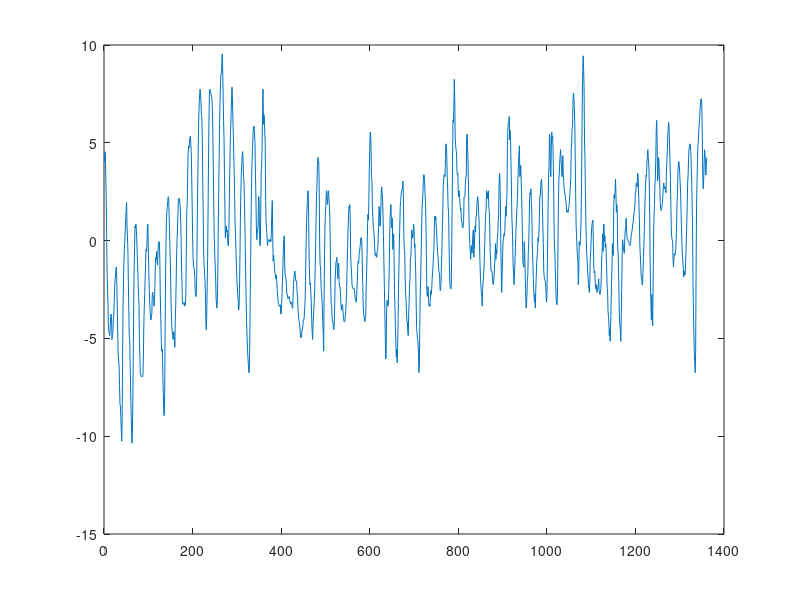
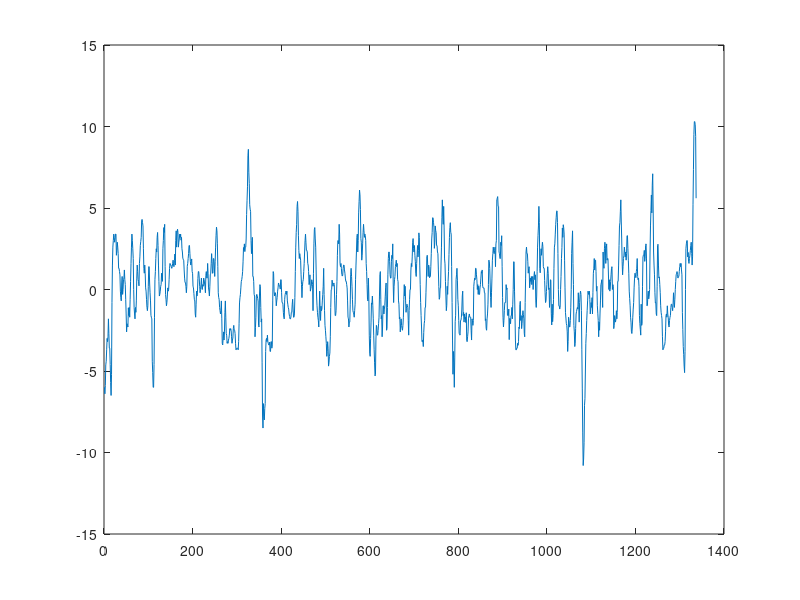

Write the MATLAB code that produced these figures, in order. (Note: this script raises an error after producing the figures.)
load svedala
figure(1)
plot(svedala)
a = 5 * 17 * 2^4;
N = length(svedala);
S = 24;
yhat = zeros(N-S,1);
for i=1:N-S
    yhat(i) = svedala(i+S) - svedala(i);
end
figure(2)
plot(yhat)
acf = acf(yhat,20);
pacf = pacf(yhat,20);
figure(3)
stem(acf)
figure(4)
stem(pacf)

%HOW TO ARMA, can assume AR => MA => AR => ...
%But in the end, how to estimate all at once?
%
%How to "subtract" an AR/MA-process from data